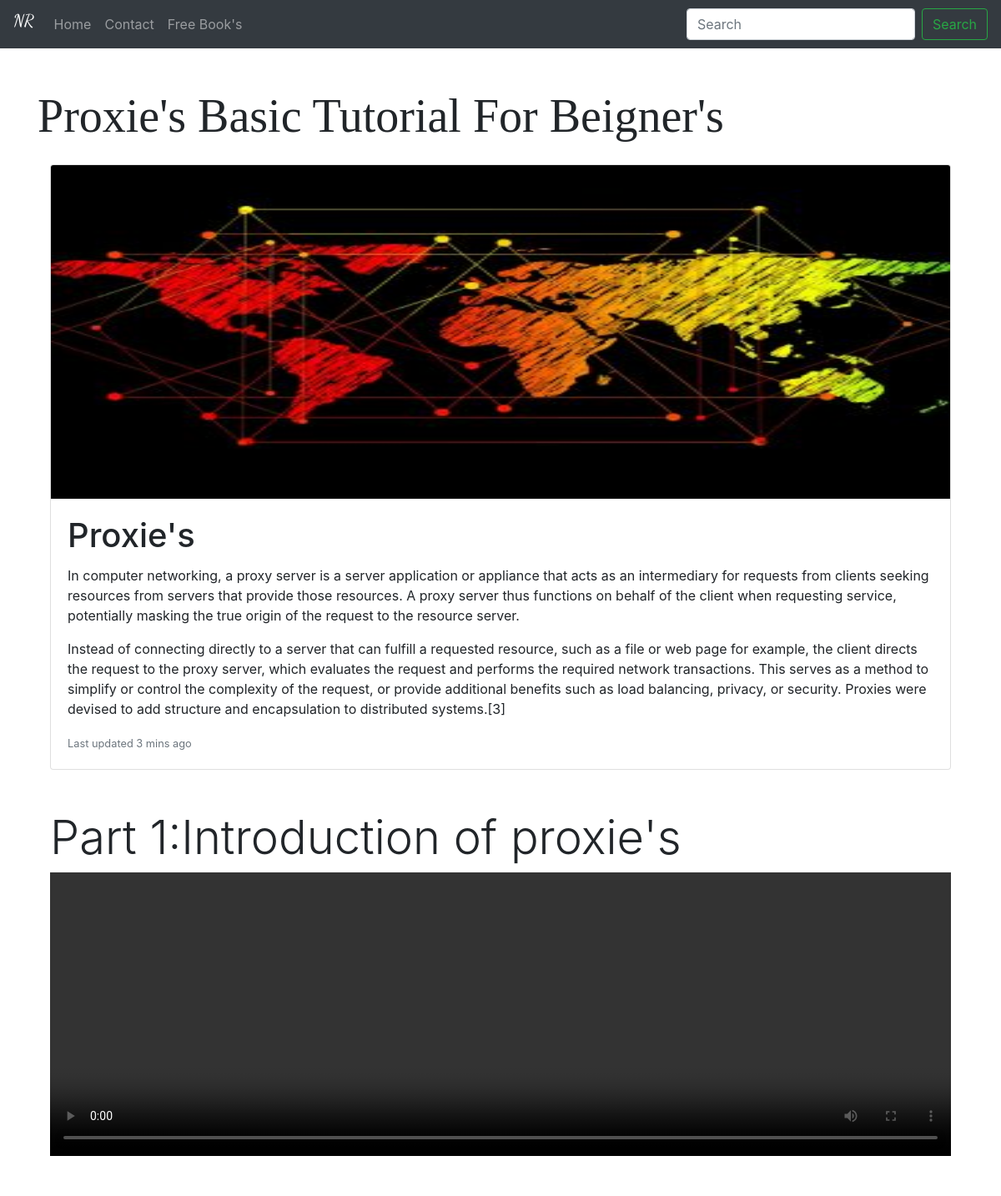
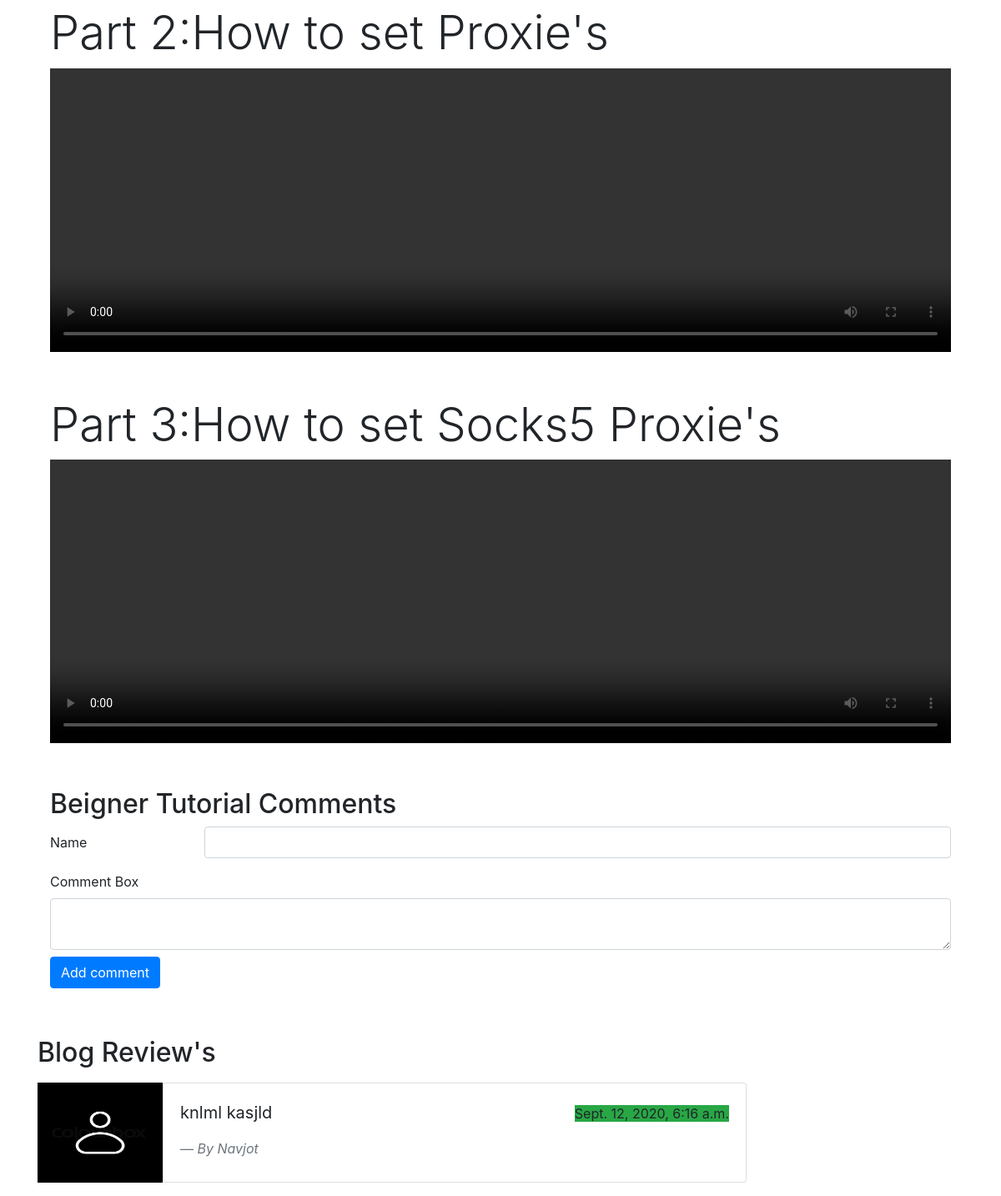
Page /blog/proxies/ on the committed database (2 pictures, top to bottom).
### home/models.py (models this page shows, shortened)
class BlogComment(models.Model):
      sno = models.AutoField(primary_key=True)
      comment = models.TextField()
      user = models.CharField(max_length=49)
      post_name= models.CharField(max_length=90)
      timestamp = models.DateTimeField(default=now)

### home/views.py (the view, shortened to what this page needs)
# urls.py: path('proxies/',views.proxies,name='proxies'),
def proxies(request):
    post = BlogComment.objects.filter(post_name = 'proxie')
    return render(request,'blog/proxies.html',{'comment':post})

### home/templates/blog/proxies.html (shortened to what this page needs)
{% extends 'blog/basic.html' %}
{% block body %}
{% load static %}
<div class="container my-5">
<h1 class="display-4" style="font-family: 'Libre Baskerville', serif;">Proxie's Basic Tutorial For Beigner's</h1>
<div class="col-md-12 my-4">
<div class="card mb-3 my-2" >
  <img src="{% static 'proxy.jpg' %}" height=400 class="card-img-top" alt="...">
  <div class="card-body">
    <h1 class="card-title">Proxie's</h1>
    <p>In computer networking, a proxy server is a server application or appliance that acts as an intermediary for requests from clients seeking resources from servers that provide those resources. A proxy server thus functions on behalf of the client when requesting service, potentially masking the true origin of the request to the resource server. </p>
    <p>Instead of connecting directly to a server that can fulfill a requested resource, such as a file or web page for example, the client directs the request to the proxy server, which evaluates the request and performs the required network transactions. This serves as a method to simplify or control the complexity of the request, or provide additional benefits such as load balancing, privacy, or security. Proxies were devised to add structure and encapsulation to distributed systems.[3]
    </p>
    <p class="card-text"><small class="text-muted">Last updated 3 mins ago</small></p>
  </div>
</div>
</div>
</div>
<div class="container">
<div class="col-md-12 my-5">
	<h1 class="display-4">Part 1:Introduction of proxie's</h1>
	<video width="100%" height="340" controls>
	  <source src="{% static 'proxy/proxy1.mp4' %}" type="video/mp4">
	</video>
        <div class="my-5">
	<h1 class="display-4">Part 2:How to set Proxie's</h1>
	<video width="100%" height="340" controls>
	  <source src="{% static 'proxy/proxy2.mp4' %}" type="video/mp4">
	</video>
        </div>
   	<div class="my-5">
	<h1 class="display-4">Part 3:How to set Socks5 Proxie's </h1>
	<video width="100%" height="340" controls>
	  <source src="{% static 'nmap/nmap3.mp4' %}" type="video/mp4">
	</video>
        </div>
</div>
</div>
<div class="container">
<div class="col-md-12">
<h2>Beigner Tutorial Comments</h2>
<form action="/blog/proxies/" method="post">
 <div class="form-group row">
    <label for="inputPassword" class="col-sm-2 col-form-label">Name</label>
    <div class="col-sm-10">
      <input type="text" required="" class="form-control" name="name">
    </div>
  </div>
<div class="form-group">
    <label for="exampleFormControlTextarea1">Comment Box</label>
    <textarea class="form-control" required="" name="comment" rows="2"></textarea>
    <button class="btn btn-primary my-2">Add comment</button>
</div>
</form>
</div>
</div>
<div class="container" style="margin-top:50px">
<h2> Blog Review's</h2>
{% for i in comment %}
<div class='col-md-12'>
<div class="row my-3">
<img src="{% static 'h.png' %}" border="20px" width="150" height="120"/>
<div class="card" style="width:700px">
  <div class="card-body">
    <blockquote class="blockquote mb-0">
      <p>{{i.comment}}<span style="float:right;"><small class='bg-success'>{{i.timestamp}}</small></span></p>
      <footer class="blockquote-footer"><i>By</i><cite title="Source Title"> {{i.user}}</cite></footer>
    </blockquote>
  </div>
</div>
</div>
</div>
{% endfor %}
</div>
{% endblock %}

### rows in the picture
BlogComment: comment "knlml kasjld", timestamp "Sept. 12, 2020, 6:16 a.m.", user "Navjot"
